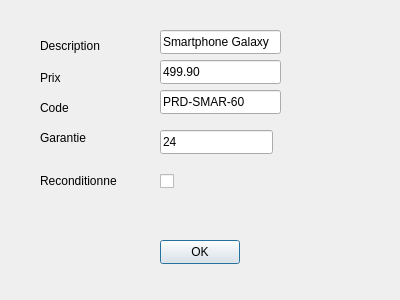
<?xml version="1.0" encoding="UTF-8"?>
<ui version="4.0">
 <class>ElectroniqueForm</class>
 <widget class="QDialog" name="ElectroniqueForm">
  <property name="geometry">
   <rect>
    <x>0</x>
    <y>0</y>
    <width>400</width>
    <height>300</height>
   </rect>
  </property>
  <property name="windowTitle">
   <string>CatalogueForm</string>
  </property>
  <widget class="QLabel" name="label">
   <property name="geometry">
    <rect>
     <x>40</x>
     <y>30</y>
     <width>71</width>
     <height>31</height>
    </rect>
   </property>
   <property name="text">
    <string>Description</string>
   </property>
  </widget>
  <widget class="QLabel" name="label_2">
   <property name="geometry">
    <rect>
     <x>40</x>
     <y>70</y>
     <width>58</width>
     <height>16</height>
    </rect>
   </property>
   <property name="text">
    <string>Prix</string>
   </property>
  </widget>
  <widget class="QLabel" name="label_3">
   <property name="geometry">
    <rect>
     <x>40</x>
     <y>100</y>
     <width>58</width>
     <height>16</height>
    </rect>
   </property>
   <property name="text">
    <string>Code</string>
   </property>
  </widget>
  <widget class="QLabel" name="label_4">
   <property name="geometry">
    <rect>
     <x>40</x>
     <y>130</y>
     <width>58</width>
     <height>16</height>
    </rect>
   </property>
   <property name="text">
    <string>Garantie</string>
   </property>
  </widget>
  <widget class="QLabel" name="label_5">
   <property name="geometry">
    <rect>
     <x>40</x>
     <y>170</y>
     <width>91</width>
     <height>21</height>
    </rect>
   </property>
   <property name="text">
    <string>Reconditionne</string>
   </property>
  </widget>
  <widget class="QLineEdit" name="lineEditDesc">
   <property name="geometry">
    <rect>
     <x>160</x>
     <y>30</y>
     <width>121</width>
     <height>24</height>
    </rect>
   </property>
   <property name="text">
    <string>Smartphone Galaxy</string>
   </property>
  </widget>
  <widget class="QLineEdit" name="lineEditPrix">
   <property name="geometry">
    <rect>
     <x>160</x>
     <y>60</y>
     <width>121</width>
     <height>24</height>
    </rect>
   </property>
   <property name="text">
    <string>499.90</string>
   </property>
  </widget>
  <widget class="QLineEdit" name="lineEditCode">
   <property name="geometry">
    <rect>
     <x>160</x>
     <y>90</y>
     <width>121</width>
     <height>24</height>
    </rect>
   </property>
   <property name="text">
    <string>PRD-SMAR-60</string>
   </property>
  </widget>
  <widget class="QLineEdit" name="lineEditGaran">
   <property name="geometry">
    <rect>
     <x>160</x>
     <y>130</y>
     <width>113</width>
     <height>24</height>
    </rect>
   </property>
   <property name="text">
    <string>24</string>
   </property>
  </widget>
  <widget class="QCheckBox" name="checkBoxRecon">
   <property name="geometry">
    <rect>
     <x>160</x>
     <y>170</y>
     <width>83</width>
     <height>22</height>
    </rect>
   </property>
   <property name="text">
    <string/>
   </property>
  </widget>
  <widget class="QPushButton" name="pushButtonOK">
   <property name="geometry">
    <rect>
     <x>160</x>
     <y>240</y>
     <width>80</width>
     <height>24</height>
    </rect>
   </property>
   <property name="text">
    <string>OK</string>
   </property>
  </widget>
 </widget>
 <resources/>
 <connections>
  <connection>
   <sender>pushButtonOK</sender>
   <signal>clicked()</signal>
   <receiver>ElectroniqueForm</receiver>
   <slot>slotOK()</slot>
   <hints>
    <hint type="sourcelabel">
     <x>199</x>
     <y>251</y>
    </hint>
    <hint type="destinationlabel">
     <x>199</x>
     <y>149</y>
    </hint>
   </hints>
  </connection>
 </connections>
 <slots>
  <slot>slotOK()</slot>
 </slots>
</ui>
